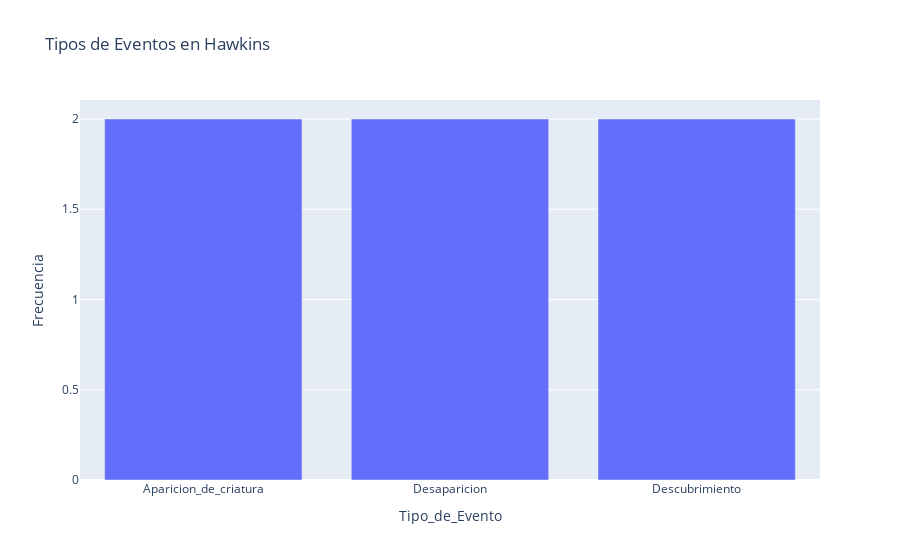

Here is the notebook cell this chart was saved with:
### Code cell
# Visualización de datos: Gráfico de barras de tipos de eventos
fig = px.bar(tipo_eventos, x=tipo_eventos.index, y=tipo_eventos.values, title='Tipos de Eventos en Hawkins', labels={'index':'Tipo de Evento', 'y':'Frecuencia'})
fig.show()

### Figure 1 — Plotly figure (JSON) as saved in the notebook; plotly's stock layout.template omitted (floating-point values rounded to 4 significant figures)
{"data": [{"alignmentgroup": "True", "hovertemplate": "Tipo_de_Evento=%{x}<br>Frecuencia=%{y}<extra></extra>", "legendgroup": "", "marker": {"color": "#636efa", "pattern": {"shape": ""}}, "name": "", "offsetgroup": "", "orientation": "v", "showlegend": false, "textposition": "auto", "type": "bar", "x": ["Aparicion_de_criatura", "Desaparicion", "Descubrimiento"], "xaxis": "x", "y": [2, 2, 2], "yaxis": "y"}], "layout": {"barmode": "relative", "legend": {"tracegroupgap": 0}, "title": {"text": "Tipos de Eventos en Hawkins"}, "xaxis": {"anchor": "y", "domain": [0, 1], "title": {"text": "Tipo_de_Evento"}}, "yaxis": {"anchor": "x", "domain": [0, 1], "title": {"text": "Frecuencia"}}}}
